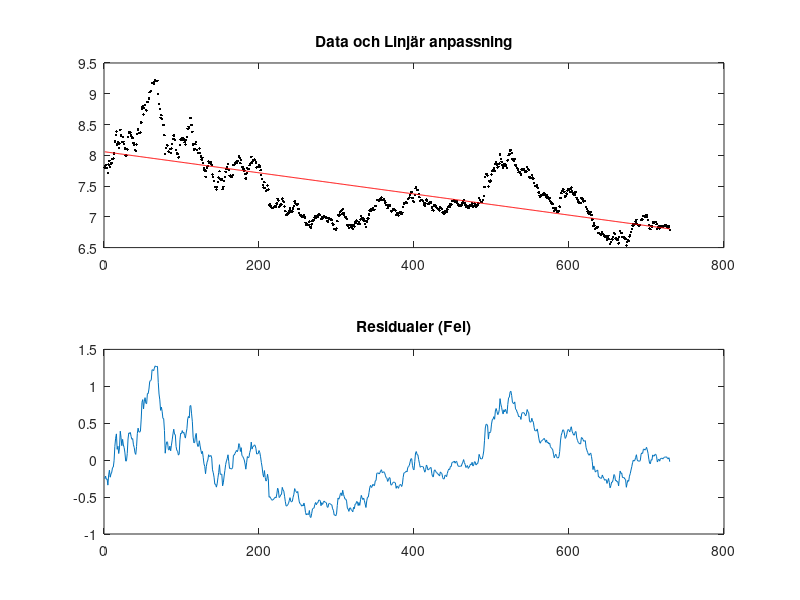
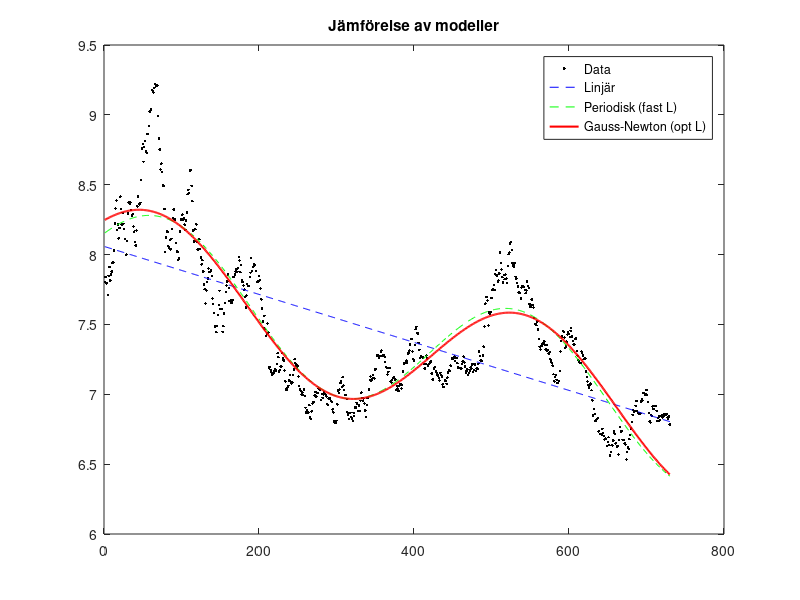
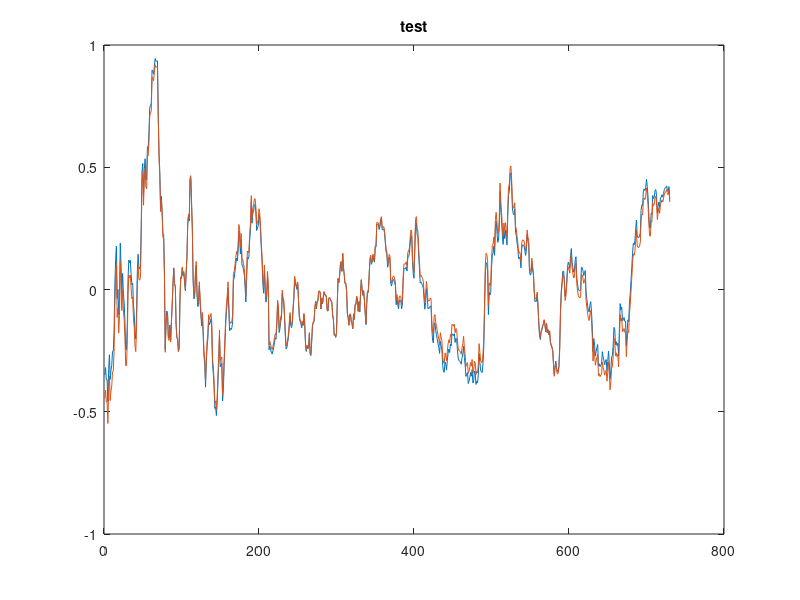

These figures' MATLAB source, in order:
function MKV()
    % --- Uppgift 1a: Linjär modell ---
    % Ladda data (ersätt med din fil)
    load dollarkurs.mat; % Antas innehålla vektorn X (730x1) [cite: 14]
    
    X = USDSEK
    N = length(X);
    t = (1:N)'; % Tidsvektor
    
    % Modell: f(t) = c0 + c1*t
    % System matris A * c = X
    A = [ones(N,1), t]; 
    
    % Lösning med backslash
    c = A \ X; 
    c0 = c(1); c1 = c(2);
    
    % Beräkna modell och fel
    f_lin = A * c;
    resid_lin = X - f_lin;
    E_lin = (1/N) * sum(resid_lin.^2); % Medelkvadratfel 
    
    fprintf('Uppgift 1a - Linjär modell:\n');
    fprintf('c0 = %.4f, c1 = %.4e, Medelkvadratfel E = %.4e\n', c0, c1, E_lin);
    
    figure(1);
    subplot(2,1,1); plot(t, X, 'k.', t, f_lin, 'r-'); title('Data och Linjär anpassning');
    subplot(2,1,2); plot(t, resid_lin); title('Residualer (Fel)');
    
    % --- Uppgift 1b: Normalekvationer vs Backslash ---
    c_norm = (A'*A) \ (A'*X); % Via normalekvationer
    diff_norm = norm(c - c_norm);
    cond_ATA = cond(A'*A);
    
    fprintf('\nUppgift 1b:\n');
    fprintf('Skillnad i koefficienter (Backslash vs Normal): %.4e\n', diff_norm);
    fprintf('Konditionstal cond(A''A): %.4e\n', cond_ATA);
    
    % --- Uppgift 1c: Periodisk modell (L fixerad) ---
    % Uppskatta L från plotten i 1a (t.ex. räkna toppar). 
    % Låt oss gissa L baserat på en okulärbesiktning (exempelvärde, justera efter plot)
    L_guess = 460; 
    
    % Modell: f(t) = d0 + d1*t + d2*sin(2pi*t/L) + d3*cos(2pi*t/L) [cite: 32]
    A_per = [ones(N,1), t, sin(2*pi*t/L_guess), cos(2*pi*t/L_guess)];
    d = A_per \ X;
    
    f_per = A_per * d;
    resid_per = X - f_per;
    E_per = (1/N) * sum((X - f_per).^2);
    

    fprintf('\nUppgift 1c - Periodisk modell (L=%d):\n', L_guess);
    fprintf('E = %.4e\n', E_per);
    
    % --- Uppgift 1d: Gauss-Newton (L är variabel) ---
    % Parametervektor p = [d0; d1; d2; d3; L]
    p = [d; L_guess]; 
    tol = 1e-6; max_iter = 20;
    
    for k = 1:max_iter
        d0=p(1); d1=p(2); d2=p(3); d3=p(4); L=p(5);
        
        arg = 2*pi*t/L;
        % Residualer r = X - f(t)
        f_val = d0 + d1*t + d2*sin(arg) + d3*cos(arg);
        r = X - f_val; 
        
        % Jacobian J (N x 5) - Derivator map parametrarna
        % df/dd0 = 1, df/dd1 = t, etc.
        % df/dL = d2*cos(arg)*(-2pi*t/L^2) + d3*(-sin(arg))*(-2pi*t/L^2)
        
        d_inner = -2*pi*t ./ (L^2); % Inre derivata map L
        J_L = d2*cos(arg).*d_inner - d3*sin(arg).*d_inner;
        
        J = [ones(N,1), t, sin(arg), cos(arg), J_L];
        
        % Gauss-Newton steg: h = (J'J)^(-1) J'r
        h = J \ r; 
        p = p + h;
        
        if norm(h) < tol
            break;
        end
    end
    
    f_gn = d0 + d1*t + d2*sin(arg) + d3*cos(arg); % Uppdaterad modell
    E_gn = (1/N) * sum((X - f_gn).^2);
    resid_gn = X - f_gn;
    
    fprintf('\nUppgift 1d - Gauss-Newton:\n');
    fprintf('Optimerat L = %.4f\n', p(5));
    fprintf('Medelkvadratfel E = %.4e\n', E_gn);
    
    figure(2);
    plot(t, X, 'k.', t, f_lin, 'b--', t, f_per, 'g--', t, f_gn, 'r-', 'LineWidth', 1.5);
    %subplot(2,1,1); plot(t, X, 'k.', t, f_lin, 'r-'); title('Data och Linjär anpassning');
    legend('Data', 'Linjär', 'Periodisk (fast L)', 'Gauss-Newton (opt L)');
    title('Jämförelse av modeller');
    figure(3);
    plot(t, resid_per, t, resid_gn); title('test');
    E_lin, E_per, E_gn    
    
end

% linjär modell minskade 0,001715



